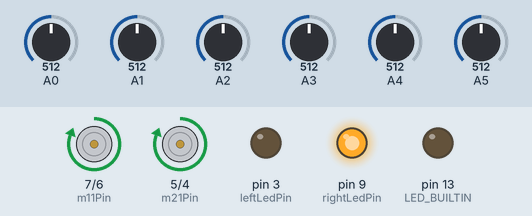
Recording of a sketch running on a simulated Arduino Uno, built with avr-gcc and run on an emulated ATmega328P. On the bench: motor-driver pin pairs drawn as motors (green arrow = first pin HIGH = forward, orange = second pin HIGH = backward, longer = more drive, scaled by the enable pin), output pins drawn as LEDs (lit = HIGH). The inputs (shaded band) are chosen by the test bench; at power-on: A0 = 512, A4 = 512, A5 = 512, A3 = 512, A1 = 512, A2 = 512.

Above: at 11.7 s.
11.8 s: A0 set to 716
At 12.4 s:
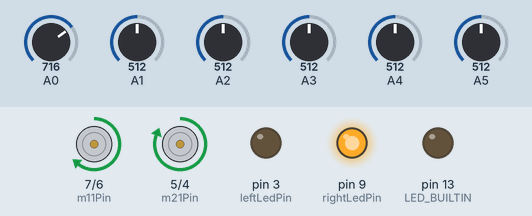
13.3 s: A4 set to 306
At 14.5 s:
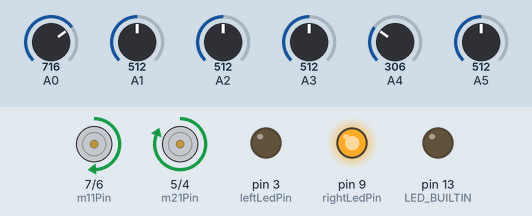
14.8 s: A5 set to 306
At 15.9 s:
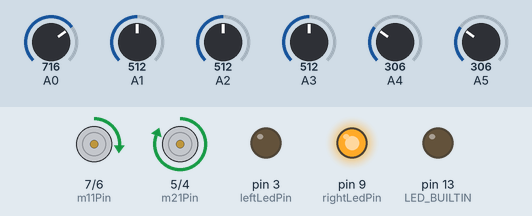
16.3 s: A3 set to 245
At 16.9 s:
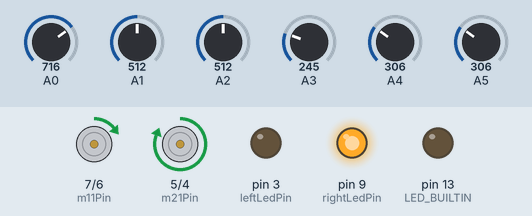
17.8 s: A1 set to 534
19.3 s: A1 set to 550
At 20.5 s:
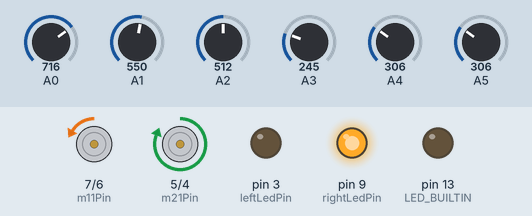
Timing chart, 0 to 21.8 s (numbered marks = the images above; inputs shaded):
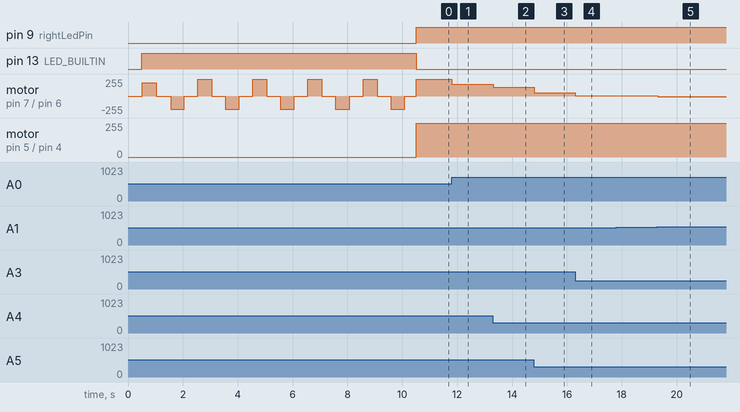

Measured:
- after the input at 11.8 s, motor on pin 7 (m11Pin) / pin 6 (m12Pin): forward 255/255 → forward 178/255 at once
- after the input at 13.3 s, motor on pin 7 (m11Pin) / pin 6 (m12Pin): forward 178/255 → forward 134/255 at once
- after the input at 14.8 s, motor on pin 7 (m11Pin) / pin 6 (m12Pin): forward 134/255 → forward 46/255 at once
- after the input at 16.3 s, motor on pin 7 (m11Pin) / pin 6 (m12Pin): forward 46/255 → forward 2/255 at once
- after the input at 17.8 s, every drawn part: stays the same
- after the input at 19.3 s, motor on pin 7 (m11Pin) / pin 6 (m12Pin): forward 2/255 → backward 9/255 at once
- by itself, motor on pin 7 (m11Pin) / pin 6 (m12Pin): moves between backward 200/255 and forward 255/255, repeating every 2.0 s

The sketch:

main.ino
```cpp
#include <QTRSensors.h>
const int m11Pin = 7;
const int m12Pin = 6;
const int m21Pin = 5;
const int m22Pin = 4;
const int m1Enable = 11;
const int m2Enable = 10;

const int leftLedPin = 3;
const int rightLedPin = 9;

int m1Speed = 0;
int m2Speed = 0;

float kp = 11;
float ki = 0;
float kd = 2;
int p = 1;
int i = 0;
int d = 0;
int error = 0;
int lastError = 0;

const int maxSpeed = 255;
const int minSpeed = -255;
const int baseSpeed = 255;

QTRSensors qtr;
const int sensorCount = 6;
int sensorValues[sensorCount];
int sensors[sensorCount] = { 0, 0, 0, 0, 0, 0 };

unsigned long lastCalibrationMovement = 0;

int calibrationMovementInterval = 500;

bool motorsRunning = false;

int motor1CalibrationSpeed = 200;
int motor2CalibrationSpeed = 0;
const int motor1CalibrationSpeedForward = 255;
const int motor1CalibrationSpeedBackward = -200;

const int minLedValue = 0;
const int maxLedValue = 255;

const int minSensorValue = 0;
const int maxSensorValue = 5000;

const int minErrorValue = -100;
const int maxErrorValue = 100;

const int calibrationCount = 400;

void setup() {
  Serial.begin(9600);

  // pinMode setup
  pinMode(m11Pin, OUTPUT);
  pinMode(m12Pin, OUTPUT);
  pinMode(m21Pin, OUTPUT);
  pinMode(m22Pin, OUTPUT);
  pinMode(m1Enable, OUTPUT);
  pinMode(m2Enable, OUTPUT);
  pinMode(leftLedPin, OUTPUT);
  pinMode(rightLedPin, OUTPUT);
  qtr.setTypeAnalog();
  qtr.setSensorPins((const uint8_t[]){ A0, A1, A2, A3, A4, A5 }, sensorCount);
  delay(500);
  pinMode(LED_BUILTIN, OUTPUT);

  digitalWrite(LED_BUILTIN, HIGH);  // turn on Arduino's LED to indicate we are in calibration mode

  for (uint16_t i = 0; i < calibrationCount; i++) {
    qtr.calibrate();
    moveToCalibrate();
  }
  digitalWrite(LED_BUILTIN, LOW);
}

void loop() {
  int error = map(qtr.readLineBlack(sensorValues), minSensorValue, maxSensorValue, minErrorValue, maxErrorValue);

  calculateMotorSpeed(error);
  changeLightBeacon();
  setMotorSpeed(m1Speed, m2Speed);
}

void moveToCalibrate(){
  if (millis() - lastCalibrationMovement >= calibrationMovementInterval) {
    if (motorsRunning) {
      setMotorSpeed(0, 0);
      motorsRunning = false;
    } else {
      setMotorSpeed(motor1CalibrationSpeed, motor2CalibrationSpeed);
      if (motor1CalibrationSpeed > 0) {
        //set motor movement backwards
        motor1CalibrationSpeed = motor1CalibrationSpeedBackward;
      } else {
        motor1CalibrationSpeed = motor1CalibrationSpeedForward;
      }
      motorsRunning = true;
    }
    lastCalibrationMovement = millis();
  }
}

void changeLightBeacon(){
  if (m1Speed > m2Speed) {
    analogWrite(leftLedPin, maxLedValue);
    analogWrite(rightLedPin, minLedValue);
  } else {
    analogWrite(leftLedPin, minLedValue);
    analogWrite(rightLedPin, maxLedValue);
  }
}

void calculateMotorSpeed(int error){
  int motorSpeed = pidControl(kp, ki, kd, error);  // = error in this case
  m1Speed = baseSpeed;
  m2Speed = baseSpeed;

  if (error < 0) {
    m1Speed += motorSpeed;
  } else if (error > 0) {
    m2Speed -= motorSpeed;
  }

  m1Speed = constrain(m1Speed, minSpeed, maxSpeed);
  m2Speed = constrain(m2Speed, minSpeed, maxSpeed);
}

// calculate PID value based on error, kp, kd, ki, p, i and d.
float pidControl(float kp, float ki, float kd, int error) {
  p = error;
  i = i + error;
  d = error - lastError;
  lastError = error;

  return kp * p + ki * i + kd * d;
}

void setMotorSpeed(int motor1Speed, int motor2Speed) {

  if (motor1Speed == 0) {
    digitalWrite(m11Pin, LOW);
    digitalWrite(m12Pin, LOW);
    analogWrite(m1Enable, motor1Speed);
  } else {
    if (motor1Speed > 0) {
      digitalWrite(m11Pin, HIGH);
      digitalWrite(m12Pin, LOW);
      analogWrite(m1Enable, motor1Speed);
    }
    if (motor1Speed < 0) {
      digitalWrite(m11Pin, LOW);
      digitalWrite(m12Pin, HIGH);
      analogWrite(m1Enable, -motor1Speed);
    }
  }
  if (motor2Speed == 0) {
    digitalWrite(m21Pin, LOW);
    digitalWrite(m22Pin, LOW);
    analogWrite(m2Enable, motor2Speed);
  } else {
    if (motor2Speed > 0) {
      digitalWrite(m21Pin, HIGH);
      digitalWrite(m22Pin, LOW);
      analogWrite(m2Enable, motor2Speed);
    }
    if (motor2Speed < 0) {
      digitalWrite(m21Pin, LOW);
      digitalWrite(m22Pin, HIGH);
      analogWrite(m2Enable, -motor2Speed);
    }
  }
}
```
